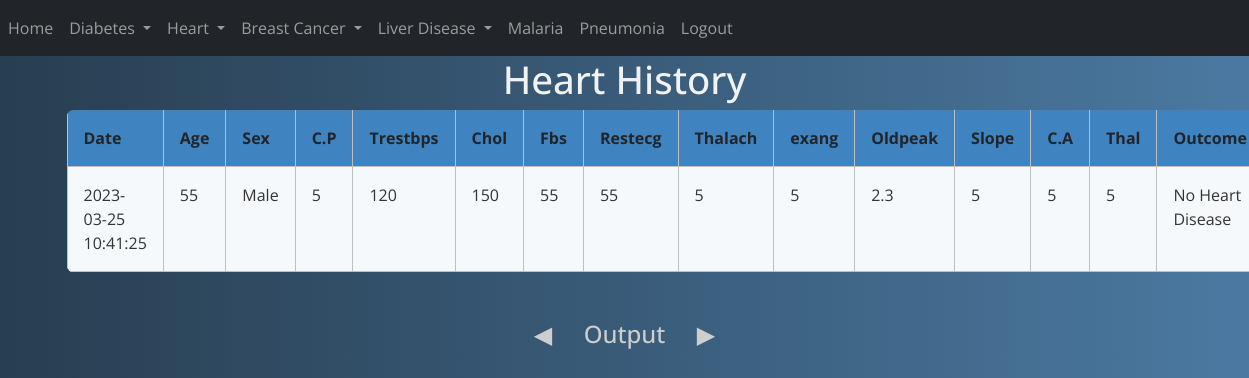
The app's page /heart_history (signed in), older data.
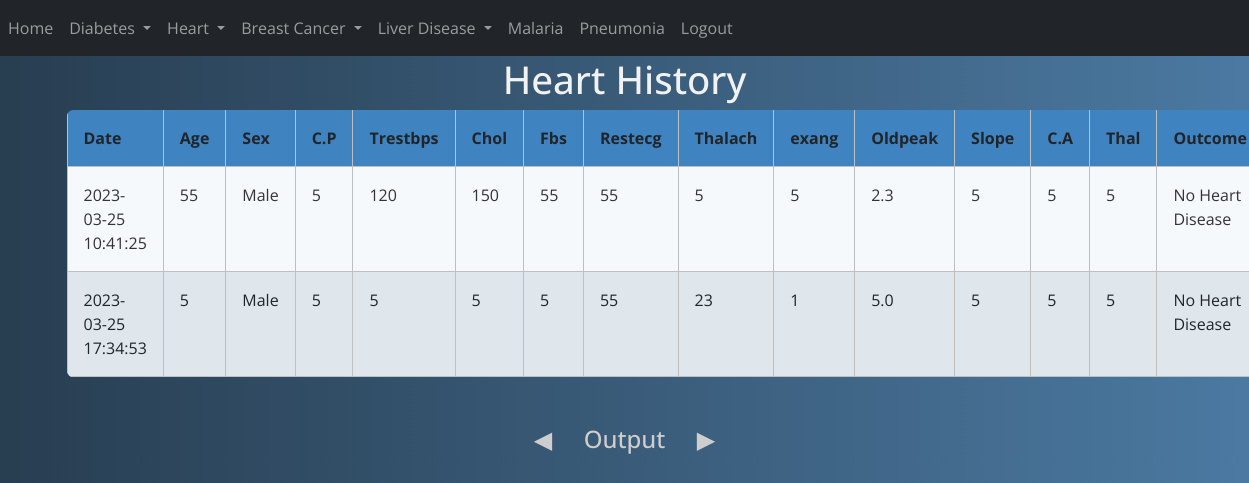
The same page, newer data.
### website/models.py (models this page shows)
class Heart(db.Model):
    id = db.Column(db.Integer, primary_key=True)
    date = db.Column(db.DateTime(timezone=True), default=func.now())
    age = db.Column(db.Integer)
    sex = db.Column(db.String(8))
    cp = db.Column(db.String(4))
    trestbps = db.Column(db.Integer)
    chol = db.Column(db.Integer)
    fbs = db.Column(db.String(2))
    restecg = db.Column(db.String(3))
    thalach = db.Column(db.Integer)
    exang = db.Column(db.String(2))
    oldpeak = db.Column(db.Float(3))
    slope = db.Column(db.String(3))
    ca = db.Column(db.String(5))
    thal = db.Column(db.String(4))
    outcome = db.Column(db.String(10000))
    user_id = db.Column(db.Integer, db.ForeignKey('user.id'))

### website/views.py (the view)
@views.route("/heart_history")
@login_required
def heart_history():
    return render_template('heart_history.html', user=current_user)

### website/__init__.py (called while the page is built)
def create_app():
    app = Flask(__name__)
    app.config['SECRET_KEY'] = 'uuhfurhfueih hfu iehfuci heuh eusjhc nsjv nsweur'
    app.config['SQLALCHEMY_DATABASE_URI'] = f'sqlite:///{DB_NAME}'
    db.init_app(app)
    from .views import views
    from .auth import auth
    app.register_blueprint(views, url_prefix="/")
    app.register_blueprint(auth, url_prefix="/")
    from .models import User, Diabetes, Heart, BCancer, Liver
    create_database(app)
    login_manager = LoginManager()
    login_manager.login_view = 'auth.login'
    login_manager.init_app((app))
    @login_manager.user_loader
    def load_user(id):
        return User.query.get(int(id))
    return app

### website/templates/heart_history.html (shortened to what this page needs)
{% include 'nav(logged).html' %}
<head>
  <link rel="stylesheet" href="{{ url_for('static', filename='css/blue.css') }}">
    <body>
        <div class="container">
<h1>Heart History</h1>
  <table id="dtDynamicVerticalScrollExample" class="rwd-table table table-striped table-bordered table-sm" cellspacing="0"
  width="100%">
    <tbody>
        <tr>
            <th>Date</th>
            <th>Age</th>
            <th>Sex</th>
            <th>C.P</th>
            <th>Trestbps</th>
            <th>Chol</th>
            <th>Fbs</th>
            <th>Restecg</th>
            <th>Thalach</th>
            <th>exang</th>
            <th>Oldpeak</th>
            <th>Slope</th>
            <th>C.A</th>
            <th>Thal</th>
            <th>Outcome</th>
            </tr>
            {% for heart in user.heart %}
            <tr>
                <td>{{ heart.date }}</td>
                <td>{{ heart.age }}</td>
                <td>{{ heart.sex }}</td>
                <td>{{ heart.cp }}</td>
                <td>{{ heart.trestbps }}</td>
                <td>{{ heart.chol }}</td>
                <td>{{ heart.fbs }}</td>
                <td>{{ heart.restecg }}</td>
                <td>{{ heart.thalach }}</td>
                <td>{{ heart.exang }}</td>
                <td>{{ heart.oldpeak }}</td>
                <td>{{ heart.slope }}</td>
                <td>{{ heart.ca }}</td>
                <td>{{ heart.thal }}</td>
                <td>{{ heart.outcome }}</td>
            </tr>
      {% endfor %}
    </tbody>
  </table>
  <br><br>
  <h3>Output</h3>
</div>
    </body>
</head>

Row changes from the older to the newer data that the page shows:
added Heart: date "2023-03-25 17:34:53", age "5", sex "Male", cp "5", trestbps "5", chol "5", fbs "5", restecg "55", thalach "23", exang "1", oldpeak "5.0", slope "5", ca "5", thal "5", outcome "No Heart Disease"
